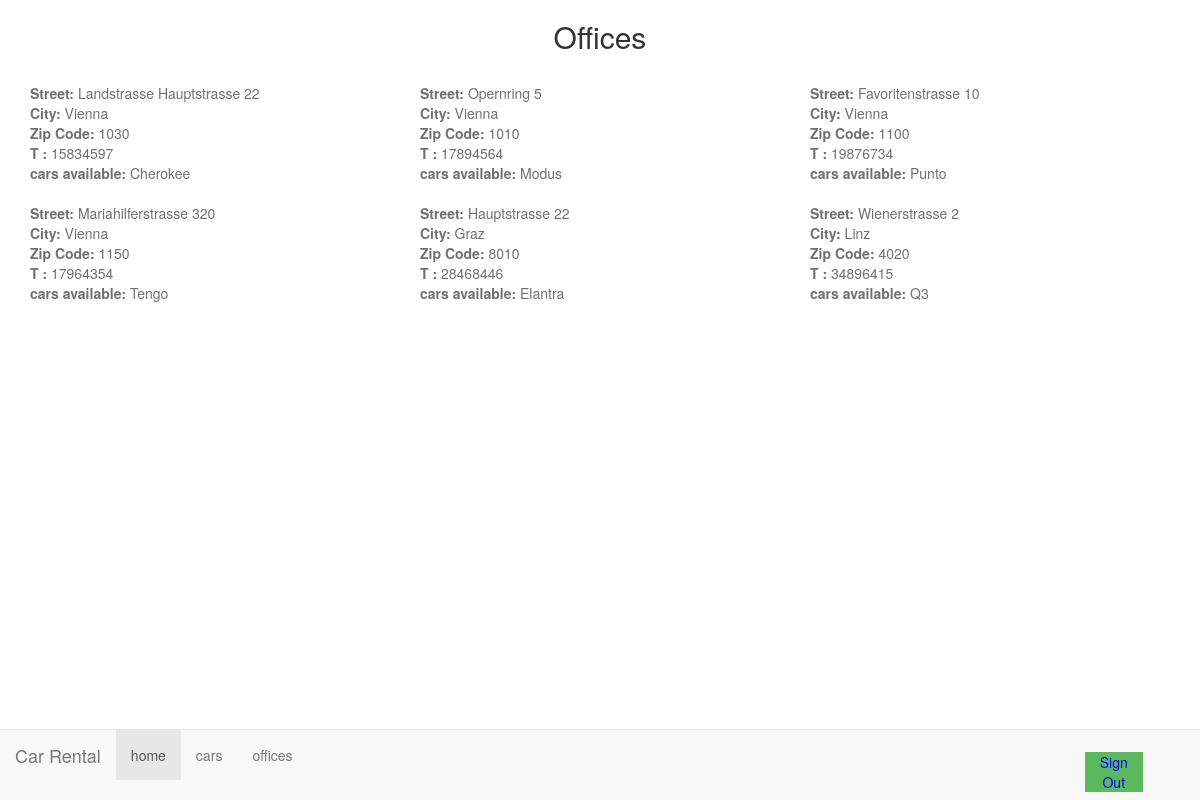
The page /office_list.php on the database its author committed.
### tables this page shows
CREATE TABLE `car` (
  `car_id` int(12) NOT NULL,
  `category` varchar(10) DEFAULT NULL,
  `make` varchar(25) DEFAULT NULL,
  `model` varchar(25) DEFAULT NULL,
  `location` varchar(150) DEFAULT NULL,
  `pick_up` int(10) DEFAULT NULL,
  `drop_off` int(10) DEFAULT NULL,
  `gps_lat` varchar(50) DEFAULT NULL,
  `gps_long` varchar(50) DEFAULT NULL
);

CREATE TABLE `office` (
  `id` int(11) NOT NULL,
  `street` varchar(100) DEFAULT NULL,
  `city` varchar(100) DEFAULT NULL,
  `zip` int(10) DEFAULT NULL,
  `telephone` int(20) DEFAULT NULL
);

### office_list.php (the view, shortened to what this page needs)
<!DOCTYPE html>
<html lang="en">
<head>
    <link rel="stylesheet" type="text/css" href="styles.css">
    <link rel="stylesheet" href="https://maxcdn.bootstrapcdn.com/bootstrap/3.3.7/css/bootstrap.min.css">
</head>
<body>
    <?php include('navbar.php'); ?>
    <div class="container-fluid" id="media">
        <div class="container">
            <h2>
                <p class="text-center" id="officelist">
                    Offices</p>
            </h2>
            <div class="row">
                <?php
$servername = "localhost";
$username   = "root";
$password   = "";
$dbname     = "cr11a";
$conn = mysqli_connect($servername, $username, $password, $dbname);
$AllOffices = "SELECT *
FROM car
INNER JOIN office ON car.car_id = office.id ";
$result = mysqli_query($conn, $AllOffices);
while($row = mysqli_fetch_assoc($result)) {
		echo
			"<div class='col-lg-4 col-md-4 col-xs-12' id='content'>"."<br><b>Street: </b>".
			$row["street"]."<br><b>City: </b>".
			 $row["city"]."<br><b>Zip Code: </b>".
			 $row["zip"]."<br><b>T : </b>".$row["telephone"].
			 "<br><b>cars available: </b>".$row["model"]."</div>";
        }
?>
            </div>
</body>
</html>

### styles.css (style rules this page uses)
html { background: url(http://www.webtekno.com/images/editor/default/0001/43/7de393a18b8395c2885ddee56ca58e0e3d175c60.jpeg) no-repeat center center fixed; -webkit-background-size: cover; -moz-background-size: cover; -o-background-size: cover; background-size: cover; }
#content { opacity: 0.7; }

### rows shown on the page
car: office.street "Landstrasse Hauptstrasse 22", office.city "Vienna", office.zip "1030", office.telephone "15834597", model "Cherokee"
car: pick_up.street "Opernring 5", pick_up.city "Vienna", pick_up.zip "1010", pick_up.telephone "17894564", model "Modus"
car: office.street "Favoritenstrasse 10", office.city "Vienna", office.zip "1100", office.telephone "19876734", model "Punto"
car: pick_up.street "Mariahilferstrasse 320", pick_up.city "Vienna", pick_up.zip "1150", pick_up.telephone "17964354", model "Tengo"
car: office.street "Hauptstrasse 22", office.city "Graz", office.zip "8010", office.telephone "28468446", model "Elantra"
car: pick_up.street "Wienerstrasse 2", pick_up.city "Linz", pick_up.zip "4020", pick_up.telephone "34896415", model "Q3"
